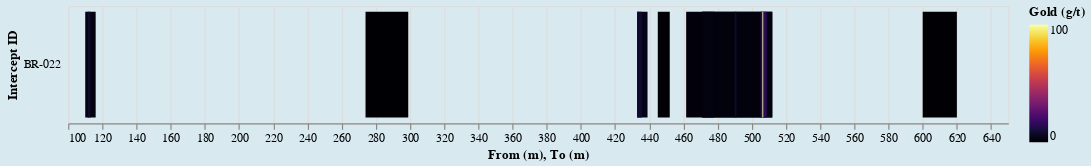

Notebook source saved alongside this figure:
### Markdown cell above
At first it may seem like the correct interpretation of these intervals is to imagine them intervals stacked on top of one another, but this is very misleading. We can easily visualize this to see the error:

### Code cell
#hide_input

import altair as alt

y_axis = alt.Axis(
    title='Intercept ID',
    offset=5,
    ticks=False,
    domain=False
)

alt.Chart(dh).mark_bar().encode(
    alt.X('From (m):Q',
        scale=alt.Scale(zero=False)),
    x2='To (m):Q',
    y=alt.Y('Drill Hole:N', axis=y_axis),
    color=alt.Color('Gold (g/t):Q', scale=alt.Scale(scheme="inferno")),
    tooltip=[
        alt.Tooltip('Width (m):Q', title='Width'),
        alt.Tooltip('Gold (g/t):Q', title='Gold Grade')
    ]
).properties(width=800, height=100).configure(background='#D9E9F0')

### Figure 1 — Vega-Lite specification as saved in the notebook (floating-point values rounded to 4 significant figures)
{"config": {"view": {"continuousWidth": 400, "continuousHeight": 300}, "background": "#D9E9F0"}, "data": {"name": "data-70b56d0e4e560e80b77da584878b3f69"}, "mark": "bar", "encoding": {"color": {"type": "quantitative", "field": "Gold (g/t)", "scale": {"scheme": "inferno"}}, "tooltip": [{"type": "quantitative", "field": "Width (m)", "title": "Width"}, {"type": "quantitative", "field": "Gold (g/t)", "title": "Gold Grade"}], "x": {"type": "quantitative", "field": "From (m)", "scale": {"zero": false}}, "x2": {"field": "To (m)"}, "y": {"type": "nominal", "axis": {"domain": false, "offset": 5, "ticks": false, "title": "Intercept ID"}, "field": "Drill Hole"}}, "height": 100, "width": 800, "$schema": "https://vega.github.io/schema/vega-lite/v4.8.1.json", "datasets": {"data-70b56d0e4e560e80b77da584878b3f69": [{"Drill Hole": "BR-022", "Unnamed: 1": "including", "From (m)": 110.0, "To (m)": 116.1, "Width (m)": 6.1, "Gold (g/t)": 2.62, "Record": 95}, {"Drill Hole": "BR-022", "Unnamed: 1": "and including", "From (m)": 111.4, "To (m)": 113.1, "Width (m)": 1.7, "Gold (g/t)": 7.92, "Record": 96}, {"Drill Hole": "BR-022", "Unnamed: 1": "and", "From (m)": 274.0, "To (m)": 299.0, "Width (m)": 25.0, "Gold (g/t)": 0.19, "Record": 97}, {"Drill Hole": "BR-022", "Unnamed: 1": "and", "From (m)": 432.9, "To (m)": 439.0, "Width (m)": 6.1, "Gold (g/t)": 4.05, "Record": 98}, {"Drill Hole": "BR-022", "Unnamed: 1": "including", "From (m)": 432.9, "To (m)": 435.7, "Width (m)": 2.8, "Gold (g/t)": 8.18, "Record": 99}, {"Drill Hole": "BR-022", "Unnamed: 1": "and", "From (m)": 445.0, "To (m)": 452.0, "Width (m)": 7.0, "Gold (g/t)": 0.41, "Record": 100}, {"Drill Hole": "BR-022", "Unnamed: 1": "and", "From (m)": 461.6, "To (m)": 512.0, "Width (m)": 50.4, "Gold (g/t)": 1.78, "Record": 101}, {"Drill Hole": "BR-022", "Unnamed: 1": "including", "From (m)": 471.0, "To (m)": 512.0, "Width (m)": 41.0, "Gold (g/t)": 2.09, "Record": 102}, {"Drill Hole": "BR-022", "Unnamed: 1": "and including", "From (m)": 471.0, "To (m)": 478.0, "Width (m)": 7.0, "Gold (g/t)": 2.37, "Record": 103}, {"Drill Hole": "BR-022", "Unnamed: 1": "and including", "From (m)": 490.0, "To (m)": 491.0, "Width (m)": 1.0, "Gold (g/t)": 8.15, "Record": 104}, {"Drill Hole": "BR-022", "Unnamed: 1": "and including", "From (m)": 505.2, "To (m)": 508.8, "Width (m)": 3.55, "Gold (g/t)": 14.9, "Record": 105}, {"Drill Hole": "BR-022", "Unnamed: 1": "and including", "From (m)": 506.2, "To (m)": 506.7, "Width (m)": 0.5, "Gold (g/t)": 100.5, "Record": 106}, {"Drill Hole": "BR-022", "Unnamed: 1": "and", "From (m)": 600.0, "To (m)": 620.0, "Width (m)": 20.0, "Gold (g/t)": 0.52, "Record": 107}]}}
